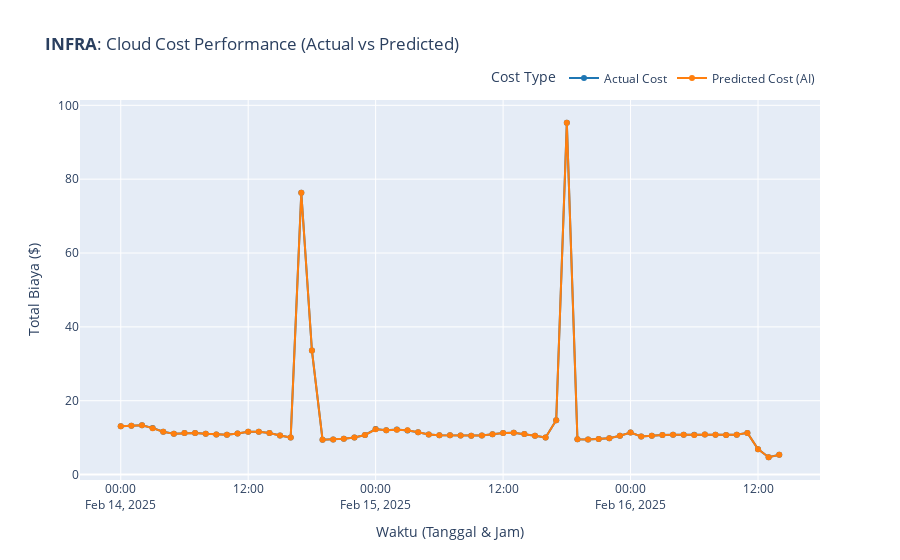
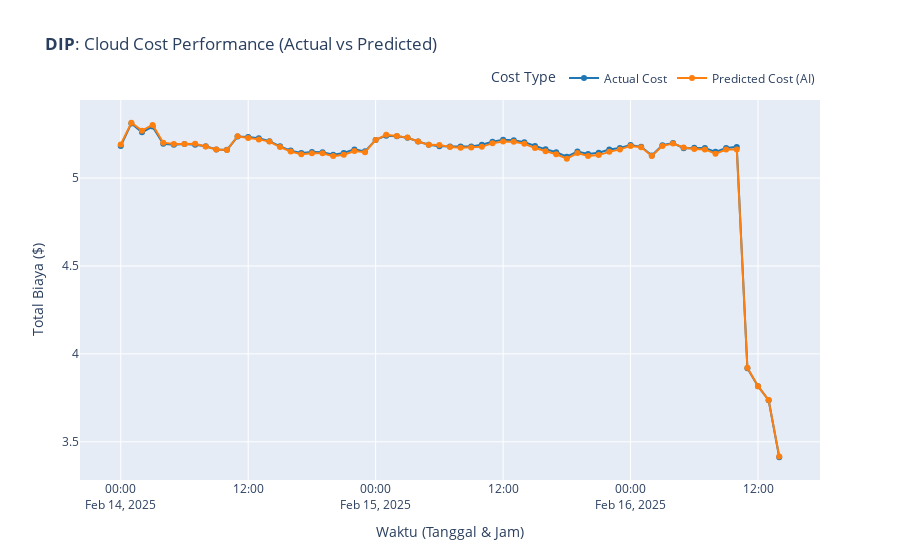
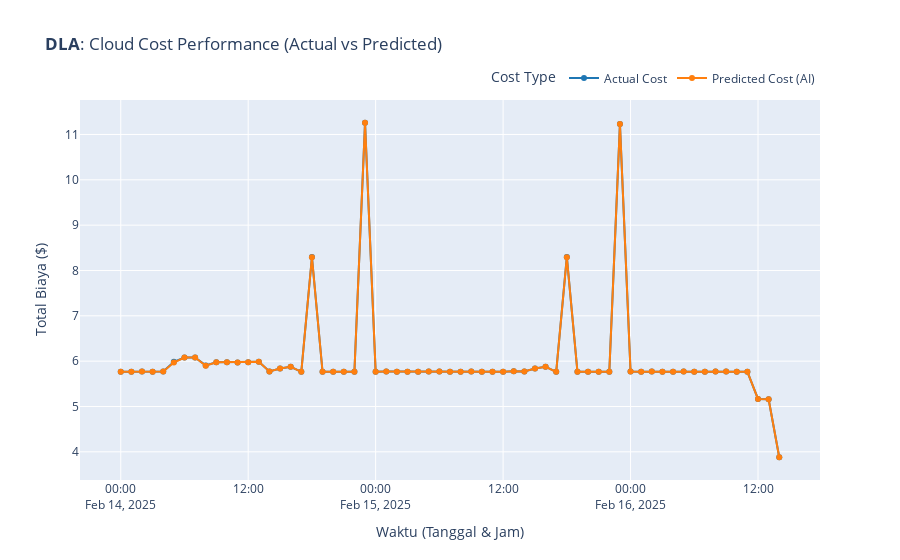
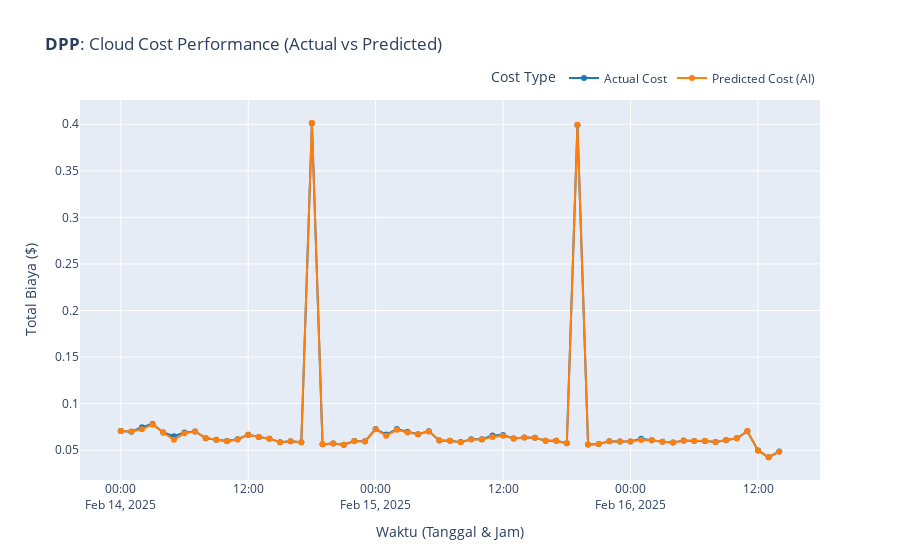

Notebook source saved alongside these figures, in order:
### Code cell
# --- 1. Persiapan Data
test_data_with_pred = df_cleaned1.loc[X_test.index].copy()
test_data_with_pred['predicted_cost'] = y_pred

# Fungsi Agregasi Data
def get_visualization_data(tech_owner_name):
    # Filter data hanya untuk Tech Owner tertentu
    subset = test_data_with_pred[test_data_with_pred['resource_tags_user_tech_owner'] == tech_owner_name]

    # Group by Hari dan Jam untuk mendapatkan total cost per jam
    # Jumlahkan cost aktual dan cost prediksi
    viz_df = subset.groupby(['day_of_month', 'hour_of_day'])[['line_item_unblended_cost', 'predicted_cost']].sum().reset_index()

    # Bikin kolom 'Timestamp' palsu biar grafik nyambung (Februari 2025)
    viz_df['timestamp'] = pd.to_datetime({
        'year': 2025,
        'month': 2,
        'day': viz_df['day_of_month'],
        'hour': viz_df['hour_of_day']
    })

    return viz_df

# --- 2. Kode Generating Visualisasi 

# Daftar Tech Owner
tech_owners = ['INFRA', 'DIP', 'DLA', 'DPP', 'Minova', 'DAK']

for owner in tech_owners:
    # 1. Ambil data agregasi untuk owner tersebut
    df_viz = get_visualization_data(owner)

    # Cek apakah ada datanya (karena bisa jadi testing set tidak punya data untuk owner tertentu)
    if df_viz.empty:
        print(f"Tidak ada data testing untuk Tech Owner: {owner}")
        continue

    # 2. Format data untuk Plotly (Melt/Unpivot) agar mudah di-plot dua garis
    df_melted = df_viz.melt(
        id_vars=['timestamp'],
        value_vars=['line_item_unblended_cost', 'predicted_cost'],
        var_name='Cost Type',
        value_name='Total Cost (USD)'
    )

    # Ganti nama label agar lebih cantik di legenda
    df_melted['Cost Type'] = df_melted['Cost Type'].replace({
        'line_item_unblended_cost': 'Actual Cost',
        'predicted_cost': 'Predicted Cost (AI)'
    })

    # 3. Buat Grafik Garis (Line Chart)
    fig = px.line(
        df_melted,
        x='timestamp',
        y='Total Cost (USD)',
        color='Cost Type',
        title=f"<b>{owner}</b>: Cloud Cost Performance (Actual vs Predicted)",
        color_discrete_map={"Actual Cost": "#1f77b4", "Predicted Cost (AI)": "#ff7f0e"}, # Biru & Oranye
        markers=True
    )

    # Kustomisasi Layout 
    fig.update_layout(
        xaxis_title="Waktu (Tanggal & Jam)",
        yaxis_title="Total Biaya ($)",
        hovermode="x unified", 
        legend=dict(
            orientation="h",
            yanchor="bottom",
            y=1.02,
            xanchor="right",
            x=1
        )
    )

    # 4. Tampilkan Grafik
    print(f"Menampilkan grafik untuk: {owner}")
    fig.show()
